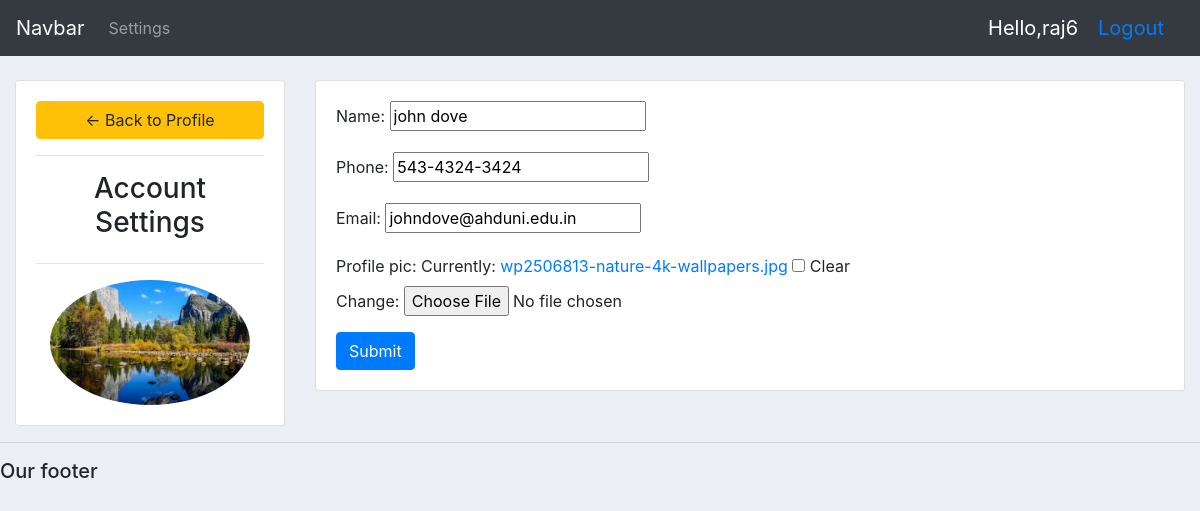
Screenshot of /account/ (signed in) with the database file from the repository.
### accounts/models.py (models this page shows, shortened)
class Customer(models.Model):
    user = models.OneToOneField(User,null=True,on_delete=models.CASCADE,blank=True)
    name = models.CharField(max_length=200,null=True)
    phone = models.CharField(max_length=200,null=True)
    email = models.CharField(max_length=200,null=True)
    date_created = models.DateTimeField(auto_now_add=True,null=True)
    profile_pic = models.ImageField(null=True,blank=True,default="dummy.jpg")

### accounts/decorators.py (the view)
        def wrapper_func(request,*args,**kwargs):
            group = None
            if request.user.groups.exists():
                group = request.user.groups.all()[0].name
            if group in allowed_roles:
                return view_func(request,*args,**kwargs)
            else:
                return HttpResponse('you are not alloved to view this page baby')

### accounts/forms.py
class customerform(ModelForm):
    class Meta:
        model = Customer
        fields = '__all__'
        exclude = ['user']

### accounts/views.py (called while the page is built)
@login_required(login_url='login')
@allowed_users(allowed_roles=['customer'])
def accountsettings(request):
    customer = request.user.customer
    form = customerform(instance=customer)
    if request.method == 'POST':
        form = customerform(request.POST,request.FILES,instance=customer)
        if form.is_valid():
            form.save()
    context = {
        'form' : form
    }
    return render(request,'accounts/account_settings.html',context)

### accounts/templates/accounts/account_settings.html (shortened to what this page needs)
{% extends 'accounts/main.html' %} {% load static %} {% block content %}
<br />
<div class="row">
  <div class="col-md-3">
    <div class="card card-body">
      <a class="btn btn-warning" href="{% url 'home' %}">
        &#8592; Back to Profile</a
      >
      <hr />
      <h3 style="text-align: center;">Account Settings</h3>
      <hr />
      <img
        class="profile-pic"
        src="{{request.user.customer.profile_pic.url}}"
      />
    </div>
  </div>
  <div class="col-md-9">
    <div class="card card-body">
      <form method="POST" action="" enctype="multipart/form-data">
        {% csrf_token %} {{form.as_p}}
        <input
          class="btn btn-primary"
          type="submit"
          name="Update Information"
        />
      </form>
    </div>
  </div>
</div>
{% endblock %}

### accounts/templates/accounts/navbar.html (shortened to what this page needs)
{% load static %}
<nav class="navbar navbar-expand-lg navbar-dark bg-dark">
  <a class="navbar-brand" href="#">Navbar</a>
  <div class="collapse navbar-collapse" id="navbarNav">
    <ul class="navbar-nav">
      {% if request.user.is_staff %}
      <li class="nav-item active">
        <a class="nav-link" href="{% url 'home' %}">Dashboard</a>
      </li>
      <li class="nav-item">
        <a class="nav-link" href="{% url 'products' %}">Products</a>
      </li>
      {% else %}
      <li class="nav-item">
        <a class="nav-link" href="{% url 'account' %}">Settings</a>
      </li>
    </ul>
    {% endif %}
  </div>
  <span class="hello-msg">Hello,{{request.user}}</span>
  <span class="hello-msg"><a href="{% url 'logout' %}">Logout</a></span>
</nav>

### static/css/main.css (style rules this page uses)
body { background-color: #ebeff5; }

### accounts/templates/accounts/navbar.html (style rules this page uses)
.hello-msg { font-size: 20px; color: #fff; margin-right: 20px; }

### accounts/templates/accounts/account_settings.html (style rules this page uses)
.profile-pic { max-width: 200px; max-height: 200px; margin: 0 auto; border-radius: 50%; }

### rows the page displays
Customer: name "john dove", phone "543-4324-3424", email "johndove@ahduni.edu.in"

### other values shown
{{ request.user }} "raj6"
